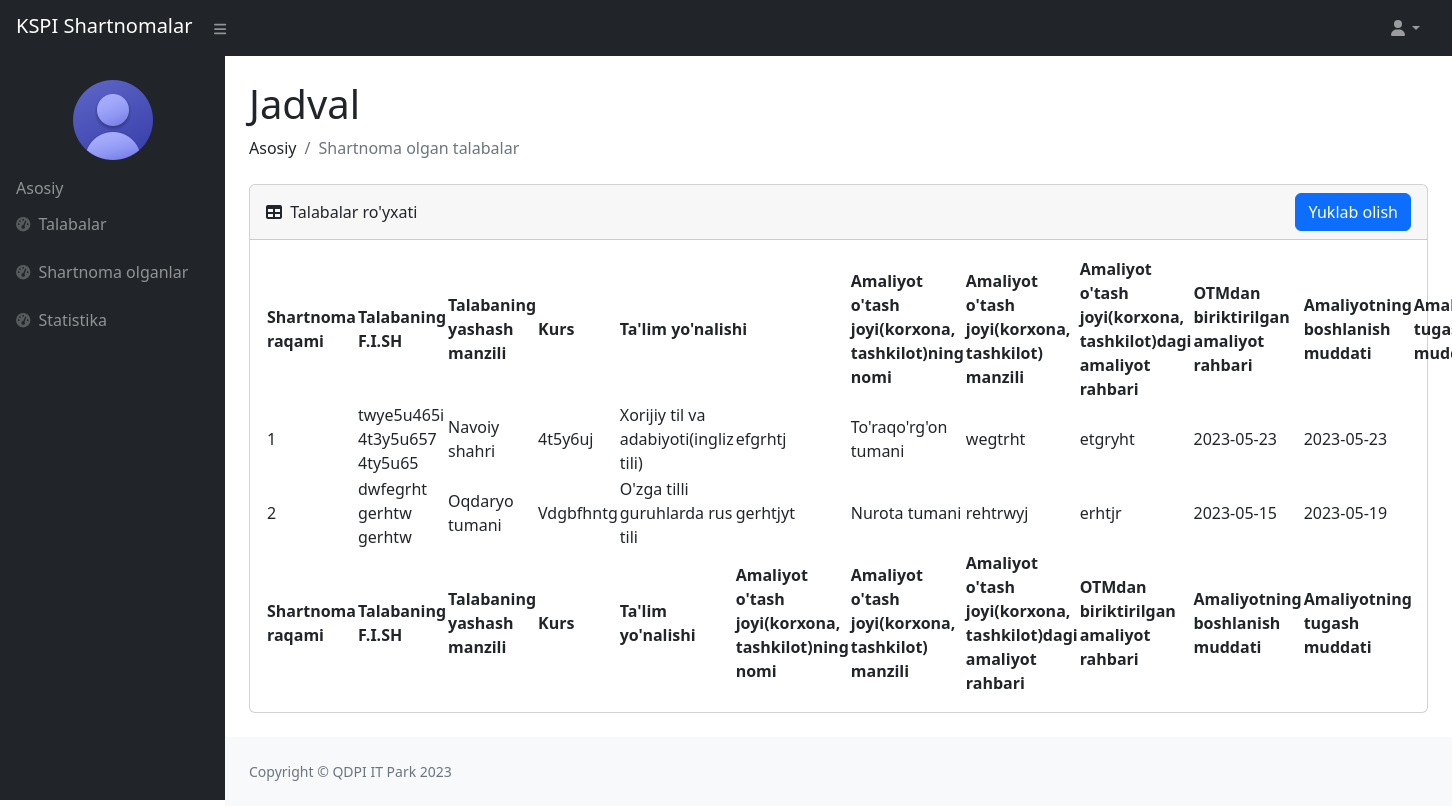
Before: /dekanat_shartnoma_olgan/ (signed in) with the older database file.
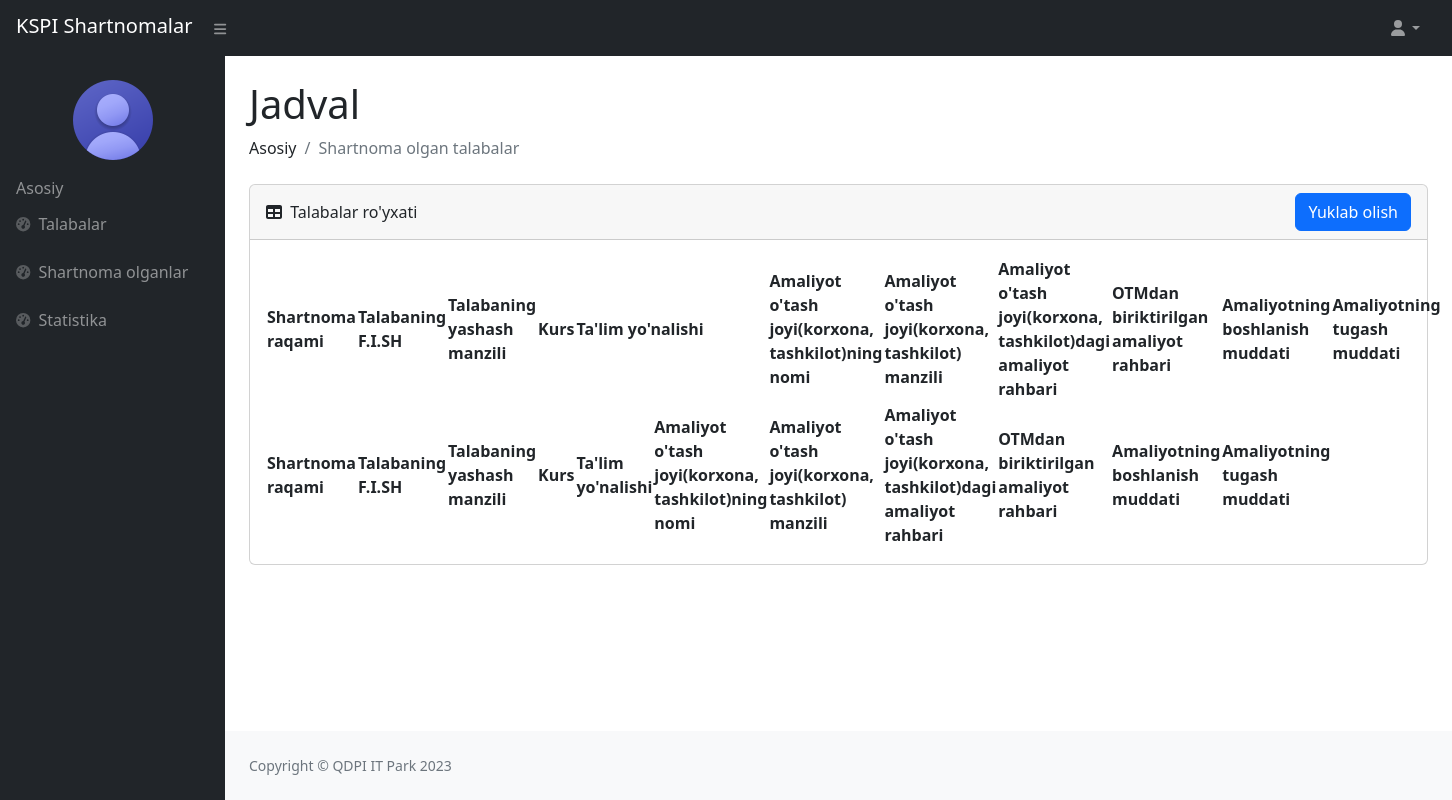
After: the same page with the newer database file.
### pdf/models.py (models this page shows, shortened)
class Pdf(models.Model):
    talaba_id = models.CharField(max_length=10, blank=True)
    shartnoma_raqami = models.CharField(max_length=100, blank=True)
    talaba_f_i_sh = models.CharField(max_length=100, blank=True)
    talaba_manzil = models.CharField(max_length=100, blank=True)
    talaba_fakulteti = models.CharField(max_length=200, blank=True)
    talaba_yonalishi = models.CharField(max_length=100, blank=True)
    talaba_kurs = models.CharField(max_length=100, blank=True)
    talaba_shifr = models.CharField(max_length=100, blank=True)
    talaba_nomer = models.CharField(max_length=200, blank=True)
    derektor_nomer = models.CharField(max_length=200, blank=True)
    amaliyot_joyi = models.CharField(max_length=100, blank=True)
    amaliyot_manzili = models.CharField(max_length=100, blank=True)
    amaliyot_rahbari = models.CharField(max_length=100, blank=True)
    biriktirilgan_rahbar = models.CharField(max_length=100, blank=True)
    amaliyot_turi = models.CharField(max_length=100, blank=True)
    amaliyot_boshlanishi = models.CharField(max_length=100, blank=True)
    amaliyot_tugashi = models.CharField(max_length=100, blank=True)
    amaliyot_buyruq_raqami = models.CharField(max_length=100, blank=True)
    korxona_nomi = models.CharField(max_length=200, blank=True)

### users/views.py (the view, shortened to what this page needs)
# urls.py: path('dekanat_shartnoma_olgan/', dekanat_shartnoma_olgan, name='dekanat_shartnoma_olgan'),
@csrf_exempt
def dekanat_shartnoma_olgan(request):
    talaba_id = User.objects.all()
    for t in talaba_id:
        amaliyotlar = Amaliyot.objects.filter(talaba=t.id)
        if amaliyotlar:
            for a in  amaliyotlar:
                shifr = ''
                buyruq_raqam = ''
                talabalar = Pdf.objects.filter(talaba_id=t.id)
                if talabalar:
                    talaba = f'{t.first_name} {t.last_name} {t.sharif}'
                    data = get_object_or_404(Pdf, talaba_id=t.id)
                    data.talaba_f_i_sh = talaba
                    data.talaba_manzil = t.tuman
                    data.talaba_kurs = t.kurs
                    data.talaba_shifr=shifr
                    data.talaba_yonalishi=t.yonalish
                    data.talaba_fakulteti=t.fakultet
                    data.amaliyot_joyi=a.muassasa
                    data.amaliyot_manzili=a.tuman_a
                    data.amaliyot_rahbari=a.a_rahbari
                    data.biriktirilgan_rahbar=a.o_a_rahbari
                    data.amaliyot_turi=a.a_turi
                    data.amaliyot_boshlanishi=a.b_sana
                    data.amaliyot_tugashi=a.t_sana
                    data.amaliyot_buyruq_raqami=buyruq_raqam
                    data.save()
                    print('update qilindi ')
        else:
            amaliyot = 'Hozirda mavjud emas'
    shartnoma = Pdf.objects.filter(talaba_fakulteti=request.user.dekanat_fakultet)
    contex = {
        'shartnoma':shartnoma,
    }
    return render(request, 'adminlar/dekanat/shartnoma_olgan.html', contex)

### templates/adminlar/dekanat/shartnoma_olgan.html (shortened to what the changed rows need)
{% load static %}
<!DOCTYPE html>
<html lang="en">
    <head>
        <link href="https://cdn.jsdelivr.net/npm/simple-datatables@7.1.2/dist/style.min.css" rel="stylesheet"/>
        <link rel="stylesheet" href="{% static '/superadmin/css/styles.css' %}">
    </head>
    <body class="sb-nav-fixed">
        {% if user.is_authenticated %}
        <div id="layoutSidenav">
            <div id="layoutSidenav_content">
                <main>
                    <div class="container-fluid px-4">
                        <h1 class="mt-4">Jadval</h1>
                        <div class="card mb-4">
                            <div class="card-body">
                                <table id="datatablesSimple">
                                    <thead>
                                        <tr>
                                            <th rowspan="2">Shartnoma raqami</th>
                                            <th rowspan="2">Talabaning F.I.SH</th>
                                            <th rowspan="2">Talabaning yashash manzili</th>
                                            <th rowspan="2">Kurs</th>
                                            <th colspan="2">Ta'lim yo'nalishi</th>
                                            <th rowspan="2">Amaliyot o'tash joyi(korxona,<br> tashkilot)ning nomi</th>
                                            <th rowspan="2">Amaliyot o'tash joyi(korxona,<br> tashkilot) manzili</th>
                                            <th rowspan="2">Amaliyot o'tash joyi(korxona,<br> tashkilot)dagi amaliyot <br>rahbari</th>
                                            <th rowspan="2">OTMdan biriktirilgan<br> amaliyot rahbari</th>
                                            <th rowspan="2">Amaliyotning boshlanish muddati</th>
                                            <th rowspan="2">Amaliyotning tugash muddati</th>
                                        </tr>
                                    </thead>
                                    <tfoot>
                                        <tr>
                                            <th>Shartnoma raqami</th>
                                            <th>Talabaning F.I.SH</th>
                                            <th>Talabaning yashash manzili</th>
                                            <th>Kurs</th>
                                            <th>Ta'lim yo'nalishi</th>
                                            <th>Amaliyot o'tash joyi(korxona,<br> tashkilot)ning nomi</th>
                                            <th>Amaliyot o'tash joyi(korxona,<br> tashkilot) manzili</th>
                                            <th>Amaliyot o'tash joyi(korxona,<br> tashkilot)dagi amaliyot <br>rahbari</th>
                                            <th>OTMdan biriktirilgan<br> amaliyot rahbari</th>
                                            <th>Amaliyotning boshlanish muddati</th>
                                            <th>Amaliyotning tugash muddati</th>
                                        </tr>
                                    </tfoot>
                                    <tbody>
                                        {% for sh in shartnoma %}
                                            <tr>
                                                <td>{{sh.shartnoma_raqami}}</td>
                                                <td>{{sh.talaba_f_i_sh}}</td>
                                                <td>{{sh.talaba_manzil}}</td>
                                                <td>{{sh.talaba_kurs}}</td>
                                                <td>{{sh.talaba_yonalishi}}</td>
                                                <td>{{sh.amaliyot_joyi}}</td>
                                                <td>{{sh.amaliyot_manzili}}</td>
                                                <td>{{sh.amaliyot_rahbari}}</td>
                                                <td>{{sh.biriktirilgan_rahbar}}</td>
                                                <td>{{sh.amaliyot_boshlanishi}}</td>
                                                <td>{{sh.amaliyot_tugashi}}</td>
                                            </tr>
                                        {% endfor %}
                                    </tbody>
                                </table>
                            </div>
                        </div>
                    </div>
                </main>
            </div>
        </div>
        {% endif %}
    </body>
</html>

Changed rows visible on the page:
removed Pdf: shartnoma_raqami "1", talaba_f_i_sh "twye5u465i 4t3y5u657 4ty5u65", talaba_manzil "Navoiy shahri", talaba_kurs "4t5y6uj", talaba_yonalishi "Xorijiy til va adabiyoti(ingliz tili)", amaliyot_joyi "efgrhtj", amaliyot_manzili "To'raqo'rg'on tumani", amaliyot_rahbari "wegtrht", biriktirilgan_rahbar "etgryht", amaliyot_boshlanishi "2023-05-23", amaliyot_tugashi "2023-05-23"
removed Pdf: shartnoma_raqami "2", talaba_f_i_sh "dwfegrht gerhtw gerhtw", talaba_manzil "Oqdaryo tumani", talaba_kurs "Vdgbfhntg", talaba_yonalishi "O'zga tilli guruhlarda rus tili", amaliyot_joyi "gerhtjyt", amaliyot_manzili "Nurota tumani", amaliyot_rahbari "rehtrwyj", biriktirilgan_rahbar "erhtjr", amaliyot_boshlanishi "2023-05-15", amaliyot_tugashi "2023-05-19"
